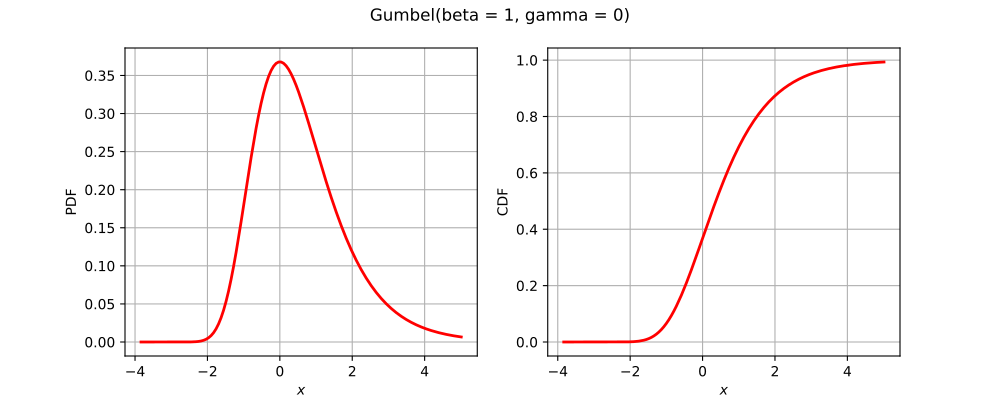

Here is the Python script that generated this plot:
import openturns as ot
from matplotlib import pyplot as plt
from openturns.viewer import View
title = None
if ot.Gumbel().__class__.__name__ == 'Bernoulli':
    distribution = ot.Bernoulli(0.7)
elif ot.Gumbel().__class__.__name__ == 'Binomial':
    distribution = ot.Binomial(5, 0.2)
elif ot.Gumbel().__class__.__name__ == 'Hypergeometric':
    distribution = ot.Hypergeometric(10, 4, 7)
elif ot.Gumbel().__class__.__name__ == 'CumulativeDistributionNetwork':
    coll = [ot.Normal(2),ot.Dirichlet([0.5, 1.0, 1.5])]
    distribution = ot.CumulativeDistributionNetwork(coll, ot.BipartiteGraph([[0,1], [0,1]]))
elif ot.Gumbel().__class__.__name__ == 'Histogram':
    distribution = ot.Histogram([-1.0, 0.5, 1.0, 2.0], [0.45, 0.4, 0.15])
elif ot.Gumbel().__class__.__name__ == 'KernelMixture':
    kernel = ot.Uniform()
    sample = ot.Normal().getSample(5)
    bandwidth = [1.0]
    distribution = ot.KernelMixture(kernel, bandwidth, sample)
elif ot.Gumbel().__class__.__name__ == 'MaximumDistribution':
    coll = [ot.Uniform(2.5, 3.5), ot.LogUniform(1.0, 1.2), ot.Triangular(2.0, 3.0, 4.0)]
    distribution = ot.MaximumDistribution(coll)
elif ot.Gumbel().__class__.__name__ == 'Multinomial':
    distribution = ot.Multinomial(5, [0.2])
elif ot.Gumbel().__class__.__name__ == 'RandomMixture':
    coll = [ot.Triangular(0.0, 1.0, 5.0), ot.Uniform(-2.0, 2.0)]
    weights = [0.8, 0.2]
    cst = 3.0
    distribution = ot.RandomMixture(coll, weights, cst)
elif ot.Gumbel().__class__.__name__ == 'TruncatedDistribution':
    distribution = ot.TruncatedDistribution(ot.Normal(2.0, 1.5), 1.0, 4.0)
elif ot.Gumbel().__class__.__name__ == 'UserDefined':
    distribution = ot.UserDefined([[1.0], [2.0], [3.0]], [0.4, 0.5, 1.0])
elif ot.Gumbel().__class__.__name__ == 'ZipfMandelbrot':
    distribution = ot.ZipfMandelbrot(10, 2.5, 0.3)
elif ot.Gumbel().__class__.__name__ == 'Normal':
    cov = ot.CovarianceMatrix([[1.0, -0.5], [-0.5, 1.0]])
    distribution = ot.Normal([0.0, 0.0], cov)
    title = "Normal dist. with correlation coefficient {}".format(cov[0, 1])
else:
    distribution = ot.Gumbel()

dimension = distribution.getDimension()
if title is None:
    title = str(distribution)[:100].split('\n')[0]
if dimension == 1:
    distribution.setDescription(['$x$'])
    pdf_graph = distribution.drawPDF()
    cdf_graph = distribution.drawCDF()
    fig = plt.figure(figsize=(10, 4))
    pdf_axis = fig.add_subplot(121)
    cdf_axis = fig.add_subplot(122)
    View(pdf_graph, figure=fig, axes=[pdf_axis], add_legend=False)
    View(cdf_graph, figure=fig, axes=[cdf_axis], add_legend=False)
    fig.suptitle(title)
elif dimension == 2:
    grid = ot.GridLayout(1, 2)
    pdf_graph = distribution.drawPDF()
    pdf_graph.setLegends([''])
    cdf_graph = distribution.drawCDF()
    cdf_graph.setLegends([''])
    grid.setGraph(0, 0, pdf_graph)
    grid.setGraph(0, 1, cdf_graph)
    grid.setTitle(title)
    fig = View(grid).getFigure()
    fig.axes[0].set_title('PDF')
    fig.axes[1].set_title('CDF')
